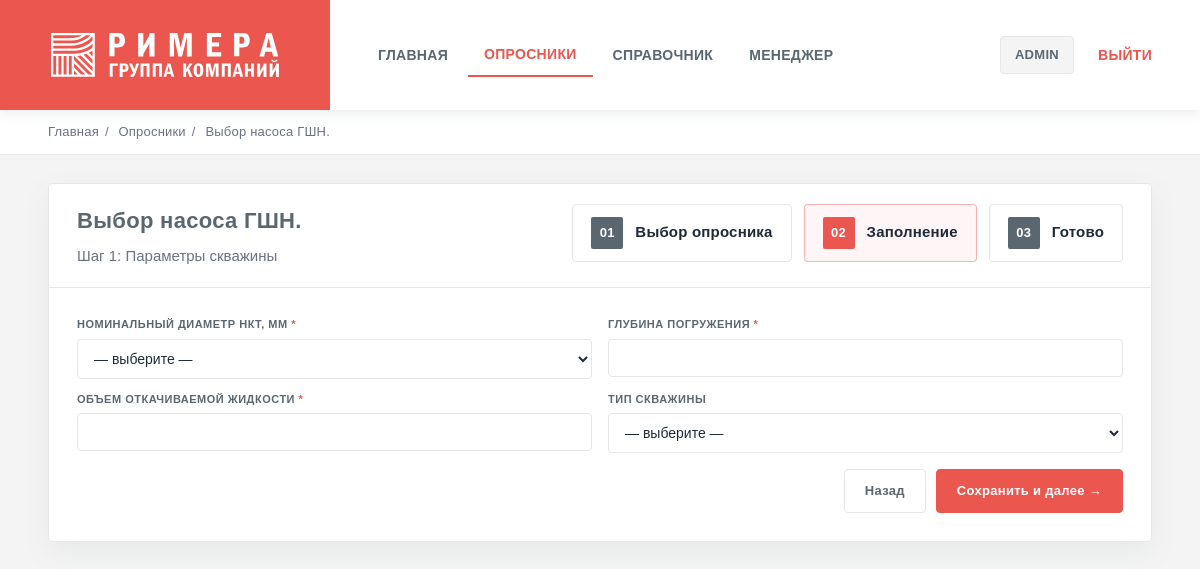
Page /q/gshn_primer/step/1/ (signed in) on the committed database.
### questionnaires/models.py (models this page shows, shortened)
class Questionnaire(models.Model):
    slug = models.SlugField(unique=True)
    title = models.CharField(max_length=200)
    description = models.TextField(blank=True)
    is_active = models.BooleanField(default=True)

class QuestionnaireStep(models.Model):
    questionnaire = models.ForeignKey(Questionnaire, on_delete=models.CASCADE, related_name="steps")
    order = models.PositiveIntegerField()
    title = models.CharField(max_length=200, blank=True)
    class Meta:
        unique_together = ("questionnaire", "order")
        ordering = ["order"]

class Question(models.Model):
    TEXT = "text"
    NUMBER = "number"
    SELECT = "select"
    CHECKBOX = "checkbox"
    TYPES = [
        (TEXT, "Text"),
        (NUMBER, "Number"),
        (SELECT, "Select"),
        (CHECKBOX, "Checkbox"),
    ]
    step = models.ForeignKey(QuestionnaireStep, on_delete=models.CASCADE, related_name="questions")
    slug = models.SlugField()
    label = models.CharField(max_length=300)
    help_text = models.CharField(max_length=400, blank=True)
    field_type = models.CharField(max_length=20, choices=TYPES, default=TEXT)
    required = models.BooleanField(default=False)
    class Meta:
        unique_together = ("step", "slug")
    depends_on = models.ForeignKey(
    "self",
    null=True, blank=True,
    on_delete=models.SET_NULL,
    related_name="dependent_questions",
    help_text="Показывать вопрос только если выполнено условие зависимости"
    )
    depends_value = models.CharField(
        max_length=120,
        blank=True,
        help_text="Какое значение должно быть у depends_on (например: sand)"
    )

### questionnaires/views.py (the view, shortened to what this page needs)
# urls.py: path("<slug:slug>/step/<int:step_order>/", views.fill_step, name="fill_step"),
@login_required
def fill_step(request, slug, step_order):
    q = get_object_or_404(Questionnaire, slug=slug, is_active=True)
    step = get_object_or_404(QuestionnaireStep, questionnaire=q, order=step_order)
    draft = _get_draft(request, slug) or {"answers": {}}
    draft_answers = draft.get("answers", {})
    FormClass = build_step_form(step, draft_answers)
    form = FormClass(request.POST or None)
    return render(request, "questionnaires/fill_step.html", {
        "questionnaire": q,
        "step": step,
        "form": form,
        "draft_answers": draft_answers,
    })

### questionnaires/views.py (called while the page is built)
def _draft_key(slug: str) -> str:
    return f"draft_q_{slug}"

def _get_draft(request, slug: str) -> dict:
    return request.session.get(_draft_key(slug), {})

### templates/questionnaires/fill_step.html (shortened to what this page needs)
{% extends "base.html" %}
{% block crumbs %}
  <div class="crumbs">
    <a href="/">Главная</a><span class="sep">/</span>
    <a href="/q/">Опросники</a><span class="sep">/</span>
    <span>{{ questionnaire.title }}</span>
  </div>
{% endblock %}
{% block content %}
  <div class="card">
    <div class="card-head">
      <div>
        <h1 class="card-title">{{ questionnaire.title }}</h1>
        <div class="card-sub">Шаг {{ step.order }}{% if step.title %}: {{ step.title }}{% endif %}</div>
      </div>
      <div class="stepper">
        <div class="step"><span class="num">01</span> Выбор опросника</div>
        <div class="step active"><span class="num">02</span> Заполнение</div>
        <div class="step"><span class="num">03</span> Готово</div>
      </div>
    </div>
    <div class="card-body">
      <form method="post" id="stepForm">
        <div class="form-grid">
          {% for field in form %}
            <div class="q-row"
                 data-field="{{ field.name }}"
                 data-depends-on="{{ field.field.depends_on|default:'' }}"
                 data-depends-value="{{ field.field.depends_value|default:'' }}">
              <label for="{{ field.id_for_label }}">
                {{ field.label }}{% if field.field.required %} <span class="req">*</span>{% endif %}
              </label>
              {{ field }}
            </div>
          {% endfor %}
        </div>
        <div class="actions">
          <a class="btn ghost" href="/q/">Назад</a>
          <button class="btn primary" type="submit">Сохранить и далее →</button>
        </div>
      </form>
    </div>
  </div>
{% endblock %}

### templates/base.html (shortened to what this page needs)
<!DOCTYPE html>
<html lang="ru">
  <head>
    {% load static %}
    <link rel="stylesheet" href="{% static 'css/main.css' %}" />
  </head>
  <body>
    <header class="top">
      <a class="brand" href="/"><img src="{% static 'img/logo.svg' %}" alt="Ижнефтемаш — Римера" class="brand-logo" /></a>
      <div class="nav-area">
        <nav class="nav">
          <a class="link {% if request.path == '/' %}primary{% endif %}" href="/">Главная</a>
          <a class="link {% if request.path|slice:':3' == '/q/' and 'handbook' not in request.path and 'manager' not in request.path %}primary{% endif %}" href="/q/">Опросники</a>
          <a class="link {% if '/handbook/' in request.path %}primary{% endif %}" href="/q/handbook/">Справочник</a>
          {% if user.is_staff %}
            <a class="link {% if '/manager/' in request.path and 'schema' not in request.path %}primary{% endif %}" href="/q/manager/submissions/">Менеджер</a>
          {% endif %}
        </nav>
        <div style="display:flex; align-items:center; gap:8px;">
          {% if user.is_authenticated %}
            <span class="pill">{{ user.username }}</span>
            <form method="post" action="{% url 'logout' %}" style="display:inline;">
              <button class="link danger" type="submit">Выйти</button>
            </form>
          {% else %}
            <a class="link" href="/accounts/login/">Войти</a>
            <a class="link" href="/accounts/signup/">Регистрация</a>
          {% endif %}
        </div>
      </div>
    </header>
    <div class="wrap">
      {% block crumbs %}
      {% endblock %}
      <div class="page-body">
        {% block content %}
        {% endblock %}
      </div>
    </div>
  </body>
</html>

### rows in the picture
Questionnaire: title "Выбор насоса ГШН."
QuestionnaireStep: order "1", title "Параметры скважины"
Question: label "НОМИНАЛЬНЫЙ ДИАМЕТР НКТ, ММ"
Question: label "ГЛУБИНА ПОГРУЖЕНИЯ"
Question: label "ОБЪЕМ ОТКАЧИВАЕМОЙ ЖИДКОСТИ"
Question: label "ТИП СКВАЖИНЫ"

### other values in the picture
{{ user.username }} "ADMIN"
